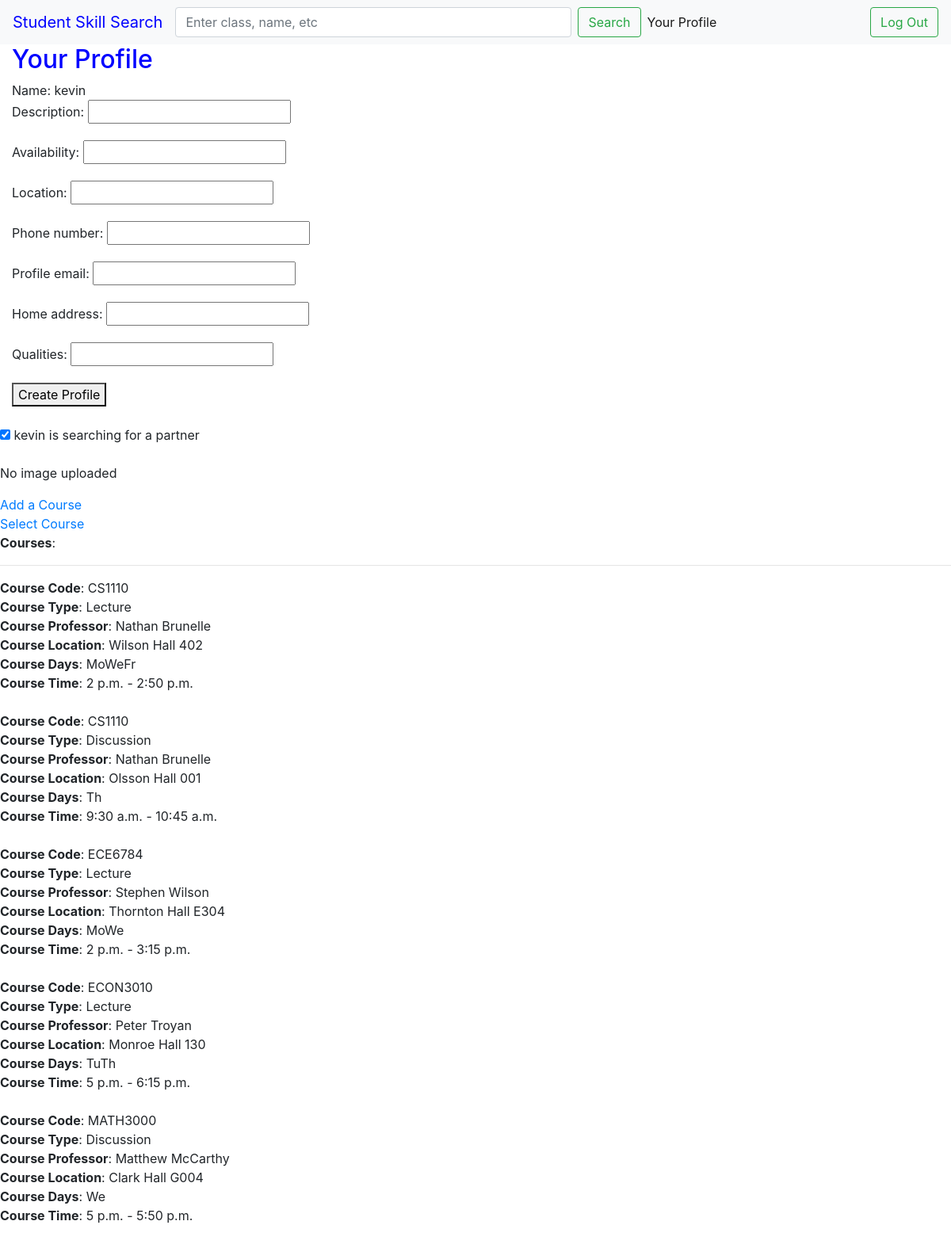
The app's page /accounts/profile/ (signed in) with its own data.
### accounts/models.py (models this page shows, shortened)
class CustomUser(AbstractUser):
    is_searching = models.BooleanField(default=True)
    image = models.ImageField(upload_to='profile_image', blank=True)
    courses = models.ManyToManyField('Class', blank=True)
    description = models.CharField(max_length=2000, blank=True)
    availability = models.CharField(max_length=1000, blank=True)
    location = models.CharField(max_length=100, blank=True)
    phone_number = models.CharField(max_length=20, blank=True)
    profile_email = models.CharField(max_length=100, blank=True)
    home_address = models.CharField(max_length=200, blank=True)
    qualities = models.CharField(max_length=1000, blank=True)

class Class(models.Model):
	course_code = models.CharField(max_length=20, blank=False)
	course_section = models.CharField(max_length=4, blank=False)
	course_is_lecture = models.BooleanField(default=True)
	course_professor = models.CharField(max_length=200, blank=False)
	course_location = models.CharField(max_length=100, blank=False)
	course_days = models.CharField(max_length=100)
	course_start_time = models.TimeField(blank=False)
	course_end_time = models.TimeField(blank=False)

### accounts/views.py (the view, shortened to what this page needs)
# urls.py: path('profile/', views.ProfileView.as_view(), name='profile'),
class ProfileView(TemplateView):
	template_name = 'accounts/profile.html'
	def get(self, request):
		form = CustomProfileCreationForm()
		return render(request, self.template_name, {'form': form})

### accounts/forms.py
class CustomProfileCreationForm(forms.ModelForm):
    class Meta(forms.ModelForm):
        model = CustomUser
        fields = ('description', 'availability', 'location', 'phone_number', 'profile_email', 'home_address', 'qualities')

### accounts/templates/accounts/profile.html (shortened to what this page needs)
{% extends 'base.html' %}
{% block content %}
  <h2 style="color:blue;margin-left:15px">Your Profile</h2>
<div style="margin-left:15px;">
  Name: {{ user.username }}
  <div>
    <form id="pForm"method="post">
      {{ form.as_p}}
      <button type="submit" onclick="thisclick()">Create Profile</button>
    </form>
  </div>
  </div>
  <br>
  {% if user.is_searching %}
    <input type="checkbox" name="checkbox" checked> {{user.username}} is searching for a partner<br>
  {% else %}
    <input type="checkbox" name="checkbox"> {{user.username}} is not searching for a partner<br>
  {% endif %}
  <br>
  {% if user.image %}
    <img src="{{ user.image.url }}" width="120" alt="Error loading image">
  {% else %}
    <p>No image uploaded</p>
  {% endif %}
  <a href="{% url 'post_course' %}" class="top-menu">Add a Course</a> <br>
  <a href="{% url 'list_majors' %}" class="top-menu">Select Course</a><br>
  <b>Courses</b>: <br>
  <hr>
  {% for course in user.courses.all %}
    <b>Course Code</b>: {{course.course_code}} <br>
    {% if course.course_is_lecture %}
    <b>Course Type</b>: Lecture <br>
    {% else %}
    <b>Course Type</b>: Discussion <br>
    {% endif %}
    <b>Course Professor</b>: {{course.course_professor}} <br>
    <b>Course Location</b>: {{course.course_location}} <br>
    <b>Course Days</b>: {{course.course_days}} <br>
    <b>Course Time</b>: {{course.course_start_time}} - {{course.course_end_time}} <br>
    <br>
  {% endfor %}
{% endblock %}

### records on screen
CustomUser: username "kevin"
Class: course_code "CS1110", course_is_lecture "Course Type", course_professor "Nathan Brunelle", course_location "Wilson Hall 402", course_days "MoWeFr", course_start_time "2 p.m.", course_end_time "2:50 p.m."
Class: course_code "CS1110", course_is_lecture "Course Type", course_professor "Nathan Brunelle", course_location "Olsson Hall 001", course_days "Th", course_start_time "9:30 a.m.", course_end_time "10:45 a.m."
Class: course_code "ECE6784", course_is_lecture "Course Type", course_professor "Stephen Wilson", course_location "Thornton Hall E304", course_days "MoWe", course_start_time "2 p.m.", course_end_time "3:15 p.m."
Class: course_code "ECON3010", course_is_lecture "Course Type", course_professor "Peter Troyan", course_location "Monroe Hall 130", course_days "TuTh", course_start_time "5 p.m.", course_end_time "6:15 p.m."
Class: course_code "MATH3000", course_is_lecture "Course Type", course_professor "Matthew McCarthy", course_location "Clark Hall G004", course_days "We", course_start_time "5 p.m.", course_end_time "5:50 p.m."
